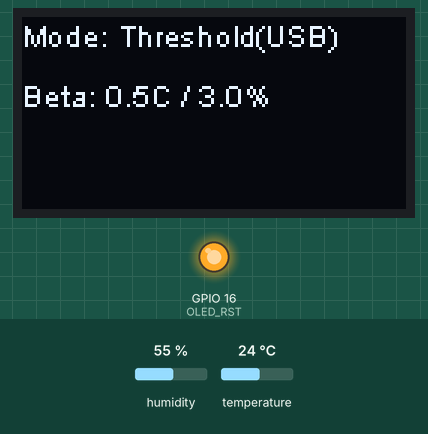
Recording of a sketch running on a simulated ESP8266 (NodeMCU). On the bench: 128×64 one-colour display, output pins drawn as LEDs (lit = HIGH). The test bench sets the inputs (shaded band); at power-on: humidity 55 %, temperature 24 °C. What the sketch prints to the serial monitor is not drawn.

Above: at 0.1 s.
At 2.2 s:
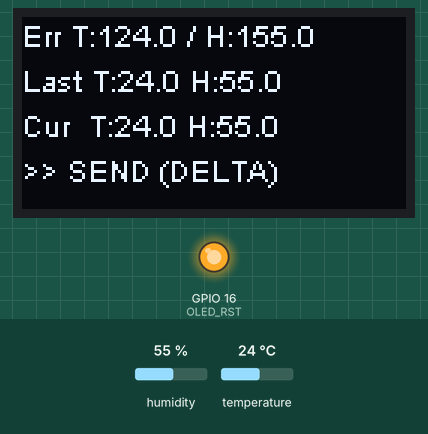
At 62.3 s:
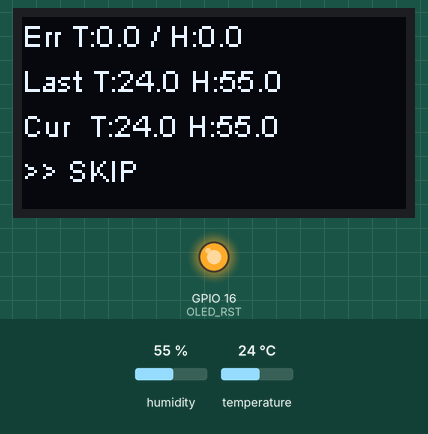

Measured:
- what the display in image 1 shows lasts 60.1 s, from 2.1 s to 62.2 s

The sketch:

threshold_edge_sensor.ino
```cpp
#include <Wire.h>
#include <Adafruit_AHTX0.h>
#include "SSD1306Wire.h"
#include <math.h>
#include <Esp.h>

// ==========================================
// 하드웨어 설정
// ==========================================
#define OLED_SDA 4
#define OLED_SCL 15
#define OLED_RST 16

SSD1306Wire display(0x3c, OLED_SDA, OLED_SCL);
Adafruit_AHTX0 aht;

// ==========================================
// 임계값 및 상태 변수 설정
// ==========================================
float beta_temp = 0.5f;  // 온도 허용 오차
float beta_hum  = 3.0f;  // 습도 허용 오차

float last_sent_t = -100.0f;
float last_sent_h = -100.0f;

unsigned long last_send_millis = 0;
const unsigned long HEARTBEAT_INTERVAL = 600000; // 10분

// ==========================================
// 초기 셋업
// ==========================================
void setup() {
  Serial.begin(115200); // 파이썬과 통신할 시리얼 포트

  pinMode(OLED_RST, OUTPUT); digitalWrite(OLED_RST, HIGH);
  Wire.begin(OLED_SDA, OLED_SCL);
  display.init(); display.flipScreenVertically();

  if (!aht.begin()) { display.drawString(0,0,"Sensor Error"); display.display(); while(1); }

  display.drawString(0, 0, "Mode: Threshold(USB)");
  display.drawString(0, 20, "Beta: 0.5C / 3.0%");
  display.display();
  delay(2000);

  last_send_millis = millis();
}

// ==========================================
// 메인 루프 (1분 주기)
// ==========================================
void loop() {
  sensors_event_t h_event, t_event;
  aht.getEvent(&h_event, &t_event);
  float cur_t = t_event.temperature;
  float cur_h = h_event.relative_humidity;

  // 1. 연산 시간 측정 (오차 계산 + 전송 조건 판단)
  unsigned long t_start = micros();

  float err_t = fabs(cur_t - last_sent_t);
  float err_h = fabs(cur_h - last_sent_h);

  bool is_heartbeat = (millis() - last_send_millis >= HEARTBEAT_INTERVAL);
  bool send_data = (err_t > beta_temp) || (err_h > beta_hum) || is_heartbeat;

  String status = "SKIP";

  if (send_data) {
    if (is_heartbeat && err_t <= beta_temp && err_h <= beta_hum) {
      status = "HEARTBEAT";
    } else {
      status = "SEND (DELTA)";
    }

    last_sent_t = cur_t;
    last_sent_h = cur_h;
    last_send_millis = millis();
  }

  unsigned long t_end = micros();
  unsigned long inference_time_us = t_end - t_start;

  // 2. 힙 메모리 (bytes)
  uint32_t free_heap = ESP.getFreeHeap();
  uint32_t total_heap = ESP.getHeapSize();

  // 3. CSV 한 줄: actual_t, actual_h, pred_t, pred_h, error_t, error_h, status, inference_time_us, free_heap, total_heap
  //    (Threshold 정책: pred = last_sent)
  Serial.println(
    String(cur_t, 2) + "," + String(cur_h, 2) + "," +
    String(last_sent_t, 2) + "," + String(last_sent_h, 2) + "," +
    String(err_t, 3) + "," + String(err_h, 3) + "," +
    status + "," +
    String(inference_time_us) + "," + String(free_heap) + "," + String(total_heap)
  );

  // 4. OLED 디스플레이 출력 (현장 모니터링용)
  display.clear();
  display.drawString(0, 0, "Err T:" + String(err_t, 1) + " / H:" + String(err_h, 1));
  display.drawString(0, 15, "Last T:" + String(last_sent_t, 1) + " H:" + String(last_sent_h, 1));
  display.drawString(0, 30, "Cur  T:" + String(cur_t, 1) + " H:" + String(cur_h, 1));
  display.drawString(0, 45, ">> " + status);
  display.display();

  delay(60000);
}
```
